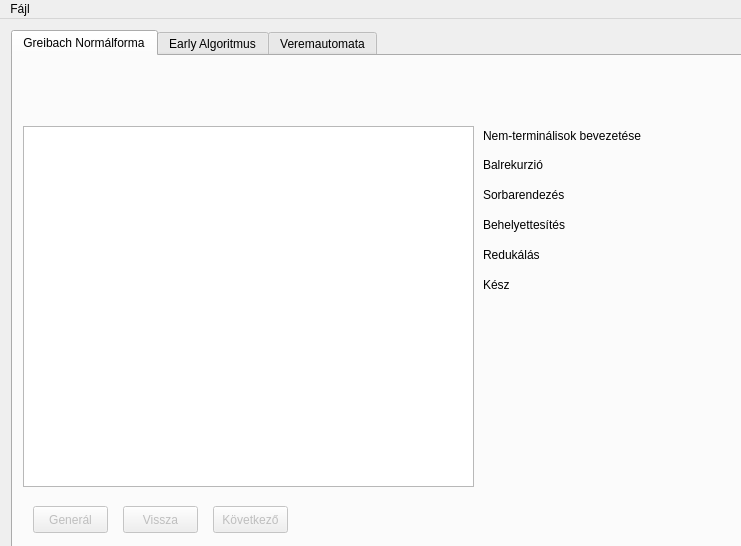
<?xml version="1.0" encoding="UTF-8"?>
<ui version="4.0">
 <class>MainWindow</class>
 <widget class="QMainWindow" name="MainWindow">
  <property name="geometry">
   <rect>
    <x>0</x>
    <y>0</y>
    <width>741</width>
    <height>546</height>
   </rect>
  </property>
  <property name="windowTitle">
   <string>MainWindow</string>
  </property>
  <widget class="QWidget" name="centralWidget">
   <widget class="QWidget" name="verticalLayoutWidget">
    <property name="geometry">
     <rect>
      <x>0</x>
      <y>0</y>
      <width>821</width>
      <height>731</height>
     </rect>
    </property>
    <layout class="QVBoxLayout" name="verticalLayout">
     <item>
      <widget class="QTabWidget" name="_tab">
       <property name="currentIndex">
        <number>0</number>
       </property>
       <widget class="QWidget" name="tab">
        <attribute name="title">
         <string>Greibach Normálforma</string>
        </attribute>
        <widget class="QPushButton" name="pushButton">
         <property name="enabled">
          <bool>false</bool>
         </property>
         <property name="geometry">
          <rect>
           <x>20</x>
           <y>450</y>
           <width>75</width>
           <height>27</height>
          </rect>
         </property>
         <property name="text">
          <string>Generál</string>
         </property>
         <property name="flat">
          <bool>false</bool>
         </property>
        </widget>
        <widget class="QPushButton" name="greibach_next_button">
         <property name="enabled">
          <bool>false</bool>
         </property>
         <property name="geometry">
          <rect>
           <x>200</x>
           <y>450</y>
           <width>75</width>
           <height>27</height>
          </rect>
         </property>
         <property name="text">
          <string>Következő</string>
         </property>
         <property name="autoRepeatDelay">
          <number>300</number>
         </property>
         <property name="autoDefault">
          <bool>false</bool>
         </property>
         <property name="flat">
          <bool>false</bool>
         </property>
        </widget>
        <widget class="QPushButton" name="greibach_back_button">
         <property name="enabled">
          <bool>false</bool>
         </property>
         <property name="geometry">
          <rect>
           <x>110</x>
           <y>450</y>
           <width>75</width>
           <height>27</height>
          </rect>
         </property>
         <property name="text">
          <string>Vissza</string>
         </property>
        </widget>
        <widget class="QLabel" name="gn_count">
         <property name="geometry">
          <rect>
           <x>290</x>
           <y>450</y>
           <width>66</width>
           <height>17</height>
          </rect>
         </property>
         <property name="text">
          <string/>
         </property>
        </widget>
        <widget class="QLabel" name="left_rec_lab">
         <property name="geometry">
          <rect>
           <x>470</x>
           <y>100</y>
           <width>101</width>
           <height>17</height>
          </rect>
         </property>
         <property name="text">
          <string>Balrekurzió</string>
         </property>
        </widget>
        <widget class="QLabel" name="sort_lab">
         <property name="geometry">
          <rect>
           <x>470</x>
           <y>130</y>
           <width>111</width>
           <height>17</height>
          </rect>
         </property>
         <property name="text">
          <string>Sorbarendezés</string>
         </property>
        </widget>
        <widget class="QLabel" name="substitute_lab">
         <property name="geometry">
          <rect>
           <x>470</x>
           <y>160</y>
           <width>121</width>
           <height>17</height>
          </rect>
         </property>
         <property name="text">
          <string>Behelyettesítés</string>
         </property>
        </widget>
        <widget class="QLabel" name="greibach_info_label">
         <property name="geometry">
          <rect>
           <x>10</x>
           <y>10</y>
           <width>571</width>
           <height>51</height>
          </rect>
         </property>
         <property name="text">
          <string/>
         </property>
        </widget>
        <widget class="QLabel" name="n_lab">
         <property name="geometry">
          <rect>
           <x>470</x>
           <y>70</y>
           <width>201</width>
           <height>20</height>
          </rect>
         </property>
         <property name="text">
          <string>Nem-terminálisok bevezetése</string>
         </property>
        </widget>
        <widget class="QLabel" name="reduction_lab">
         <property name="geometry">
          <rect>
           <x>470</x>
           <y>190</y>
           <width>81</width>
           <height>17</height>
          </rect>
         </property>
         <property name="text">
          <string>Redukálás</string>
         </property>
        </widget>
        <widget class="QTextEdit" name="greibach_t_edit">
         <property name="geometry">
          <rect>
           <x>10</x>
           <y>70</y>
           <width>451</width>
           <height>361</height>
          </rect>
         </property>
        </widget>
        <widget class="QLabel" name="end_lab">
         <property name="geometry">
          <rect>
           <x>470</x>
           <y>220</y>
           <width>66</width>
           <height>17</height>
          </rect>
         </property>
         <property name="text">
          <string>Kész</string>
         </property>
        </widget>
       </widget>
       <widget class="QWidget" name="tab_2">
        <attribute name="title">
         <string>Early Algoritmus</string>
        </attribute>
        <widget class="QTextEdit" name="early_text">
         <property name="geometry">
          <rect>
           <x>30</x>
           <y>30</y>
           <width>291</width>
           <height>27</height>
          </rect>
         </property>
        </widget>
        <widget class="QPushButton" name="early_button">
         <property name="enabled">
          <bool>false</bool>
         </property>
         <property name="geometry">
          <rect>
           <x>350</x>
           <y>30</y>
           <width>98</width>
           <height>27</height>
          </rect>
         </property>
         <property name="text">
          <string>Indítás</string>
         </property>
        </widget>
        <widget class="QPushButton" name="early_next_button">
         <property name="enabled">
          <bool>false</bool>
         </property>
         <property name="geometry">
          <rect>
           <x>570</x>
           <y>30</y>
           <width>98</width>
           <height>27</height>
          </rect>
         </property>
         <property name="text">
          <string>Következő</string>
         </property>
        </widget>
        <widget class="QPushButton" name="early_back_button">
         <property name="enabled">
          <bool>false</bool>
         </property>
         <property name="geometry">
          <rect>
           <x>460</x>
           <y>30</y>
           <width>98</width>
           <height>27</height>
          </rect>
         </property>
         <property name="text">
          <string>Vissza</string>
         </property>
        </widget>
        <widget class="QLabel" name="early_progress_lab">
         <property name="geometry">
          <rect>
           <x>680</x>
           <y>30</y>
           <width>51</width>
           <height>31</height>
          </rect>
         </property>
         <property name="text">
          <string/>
         </property>
        </widget>
        <widget class="QTextEdit" name="early_info_text">
         <property name="geometry">
          <rect>
           <x>30</x>
           <y>70</y>
           <width>641</width>
           <height>121</height>
          </rect>
         </property>
        </widget>
        <widget class="QLabel" name="early_helper">
         <property name="geometry">
          <rect>
           <x>30</x>
           <y>10</y>
           <width>631</width>
           <height>17</height>
          </rect>
         </property>
         <property name="text">
          <string>Adja meg a levezetendő szót a terminálisokat szóközzel elválasztva!</string>
         </property>
        </widget>
       </widget>
       <widget class="QWidget" name="tab_3">
        <attribute name="title">
         <string>Veremautomata</string>
        </attribute>
        <widget class="QTextEdit" name="pd_text">
         <property name="enabled">
          <bool>true</bool>
         </property>
         <property name="geometry">
          <rect>
           <x>10</x>
           <y>110</y>
           <width>211</width>
           <height>311</height>
          </rect>
         </property>
        </widget>
        <widget class="QTextEdit" name="pd_grammar">
         <property name="geometry">
          <rect>
           <x>260</x>
           <y>110</y>
           <width>421</width>
           <height>311</height>
          </rect>
         </property>
        </widget>
        <widget class="QPushButton" name="push_down_back_button">
         <property name="enabled">
          <bool>false</bool>
         </property>
         <property name="geometry">
          <rect>
           <x>10</x>
           <y>440</y>
           <width>98</width>
           <height>27</height>
          </rect>
         </property>
         <property name="text">
          <string>Vissza</string>
         </property>
        </widget>
        <widget class="QPushButton" name="push_down_next_button">
         <property name="enabled">
          <bool>false</bool>
         </property>
         <property name="geometry">
          <rect>
           <x>120</x>
           <y>440</y>
           <width>98</width>
           <height>27</height>
          </rect>
         </property>
         <property name="text">
          <string>Következő</string>
         </property>
        </widget>
        <widget class="QLabel" name="push_down_progress_lab">
         <property name="geometry">
          <rect>
           <x>230</x>
           <y>440</y>
           <width>66</width>
           <height>21</height>
          </rect>
         </property>
         <property name="text">
          <string/>
         </property>
        </widget>
        <widget class="QTextEdit" name="pd_info">
         <property name="geometry">
          <rect>
           <x>10</x>
           <y>70</y>
           <width>211</width>
           <height>31</height>
          </rect>
         </property>
        </widget>
        <widget class="QLabel" name="pd_progress_lab">
         <property name="geometry">
          <rect>
           <x>230</x>
           <y>440</y>
           <width>66</width>
           <height>21</height>
          </rect>
         </property>
         <property name="text">
          <string/>
         </property>
        </widget>
        <widget class="QPushButton" name="back_pd_grammar_button">
         <property name="enabled">
          <bool>false</bool>
         </property>
         <property name="geometry">
          <rect>
           <x>300</x>
           <y>440</y>
           <width>98</width>
           <height>27</height>
          </rect>
         </property>
         <property name="text">
          <string>Vissza</string>
         </property>
        </widget>
        <widget class="QPushButton" name="next_pd_grammar_button">
         <property name="enabled">
          <bool>false</bool>
         </property>
         <property name="geometry">
          <rect>
           <x>410</x>
           <y>440</y>
           <width>98</width>
           <height>27</height>
          </rect>
         </property>
         <property name="text">
          <string>Következő</string>
         </property>
        </widget>
        <widget class="QLabel" name="push_down_lab">
         <property name="geometry">
          <rect>
           <x>10</x>
           <y>50</y>
           <width>121</width>
           <height>17</height>
          </rect>
         </property>
         <property name="text">
          <string>Veremautomata:</string>
         </property>
        </widget>
        <widget class="QLabel" name="pd_gammar_lab">
         <property name="geometry">
          <rect>
           <x>260</x>
           <y>50</y>
           <width>271</width>
           <height>17</height>
          </rect>
         </property>
         <property name="text">
          <string>A veremautomatából generált nyelvtan:</string>
         </property>
        </widget>
        <widget class="QLabel" name="pd_grammar_progress_lab">
         <property name="geometry">
          <rect>
           <x>530</x>
           <y>440</y>
           <width>66</width>
           <height>17</height>
          </rect>
         </property>
         <property name="text">
          <string/>
         </property>
        </widget>
        <widget class="QTextEdit" name="pd_gr_info">
         <property name="geometry">
          <rect>
           <x>260</x>
           <y>70</y>
           <width>421</width>
           <height>31</height>
          </rect>
         </property>
        </widget>
        <widget class="QPushButton" name="generate_pushdown">
         <property name="enabled">
          <bool>false</bool>
         </property>
         <property name="geometry">
          <rect>
           <x>10</x>
           <y>20</y>
           <width>98</width>
           <height>27</height>
          </rect>
         </property>
         <property name="text">
          <string>generál</string>
         </property>
        </widget>
        <widget class="QPushButton" name="generate_grammar">
         <property name="enabled">
          <bool>false</bool>
         </property>
         <property name="geometry">
          <rect>
           <x>260</x>
           <y>20</y>
           <width>98</width>
           <height>27</height>
          </rect>
         </property>
         <property name="text">
          <string>generál</string>
         </property>
        </widget>
       </widget>
      </widget>
     </item>
    </layout>
   </widget>
  </widget>
  <widget class="QMenuBar" name="menuBar">
   <property name="geometry">
    <rect>
     <x>0</x>
     <y>0</y>
     <width>741</width>
     <height>21</height>
    </rect>
   </property>
   <widget class="QMenu" name="menuFile">
    <property name="title">
     <string>Fájl</string>
    </property>
    <addaction name="actionLoad"/>
    <addaction name="actionNew_grammar"/>
    <addaction name="actionSave_grammar"/>
    <addaction name="separator"/>
    <addaction name="actionExit"/>
   </widget>
   <addaction name="menuFile"/>
  </widget>
  <action name="actionNew_grammar">
   <property name="text">
    <string>Új Nyelvtan...</string>
   </property>
  </action>
  <action name="actionExit">
   <property name="text">
    <string>Kilépés</string>
   </property>
  </action>
  <action name="actionLoad">
   <property name="text">
    <string>Nyelvtan betöltése...</string>
   </property>
  </action>
  <action name="actionSave_grammar">
   <property name="text">
    <string>Nyelvtan mentése...</string>
   </property>
  </action>
 </widget>
 <layoutdefault spacing="6" margin="11"/>
 <resources/>
 <connections/>
</ui>
